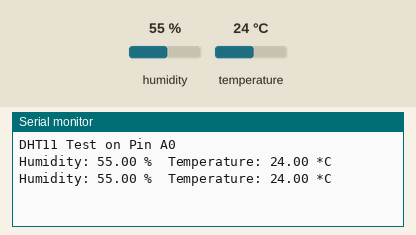
A sketch run on a simulated Arduino Uno, built with avr-gcc and run on an emulated ATmega328P. On the bench: the last lines printed to the serial monitor. The inputs (shaded band) are chosen by the test bench; at power-on: humidity 55 %, temperature 24 °C.

Above: at 2.8 s.
2.9 s: humidity set to 22 %
At 5.1 s:
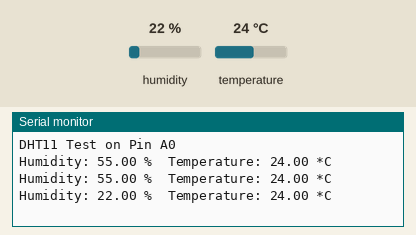
5.6 s: temperature set to 12 °C
At 7.5 s:
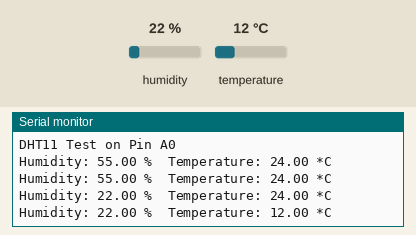
8.3 s: humidity set to 40 %
At 11.2 s:
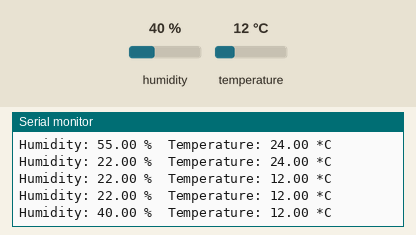
Timing chart, 0 to 12.7 s (numbered marks = the images above; inputs shaded):
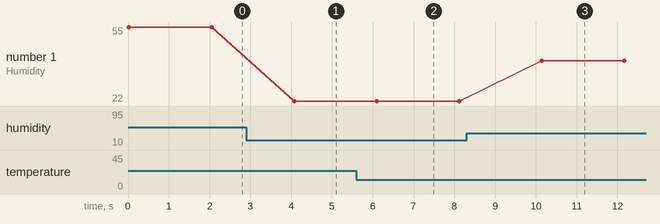

The sketch:

omly_temp.ino
```cpp
#include <DHT.h>

// A0 pin ko digital pin 14 ki tarah access kiya jata hai
// lekin hum direct A0 bhi likh sakte hain.
#define DHTPIN A0
#define DHTTYPE DHT11

DHT dht(DHTPIN, DHTTYPE);

void setup() {
  Serial.begin(9600);
  Serial.println("DHT11 Test on Pin A0");
  dht.begin();
}

void loop() {
  // Reading temperature and humidity takes about 250 milliseconds!
  float humidity = dht.readHumidity();
  float tempC = dht.readTemperature();

  // Check if any reads failed
  if (isnan(humidity) || isnan(tempC)) {
    Serial.println("DHT11 sensor se data read nahi ho raha!");
    delay(2000);
    return;
  }

  // Serial Monitor Output
  Serial.print("Humidity: ");
  Serial.print(humidity);
  Serial.print(" %\t");
  Serial.print("Temperature: ");
  Serial.print(tempC);
  Serial.println(" *C");

  delay(2000); // DHT11 needs at least 2 seconds between readings
}
```

Measured:
- after the input at 2.9 s, the serial monitor: prints a new line after 1.2 s (image 1)
- after the input at 5.6 s, the serial monitor: prints a new line after 0.50 s (image 2)
- after the input at 8.3 s, the serial monitor: prints a new line after 1.8 s (image 3)
- plotted number 1: 55 → 22 after the input at 2.9 s, 22 → 40 after the input at 8.3 s
